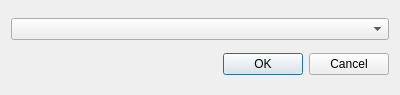
<?xml version="1.0" encoding="UTF-8"?>
<ui version="4.0">
 <class>qvtLanguageDialog</class>
 <widget class="QDialog" name="qvtLanguageDialog">
  <property name="geometry">
   <rect>
    <x>0</x>
    <y>0</y>
    <width>400</width>
    <height>95</height>
   </rect>
  </property>
  <property name="windowTitle">
   <string>Language</string>
  </property>
  <layout class="QVBoxLayout" name="verticalLayout">
   <item>
    <widget class="QComboBox" name="languageComboBox"/>
   </item>
   <item>
    <widget class="QDialogButtonBox" name="languageButtonBox">
     <property name="orientation">
      <enum>Qt::Horizontal</enum>
     </property>
     <property name="standardButtons">
      <set>QDialogButtonBox::Cancel|QDialogButtonBox::Ok</set>
     </property>
    </widget>
   </item>
  </layout>
 </widget>
 <resources/>
 <connections>
  <connection>
   <sender>languageButtonBox</sender>
   <signal>accepted()</signal>
   <receiver>qvtLanguageDialog</receiver>
   <slot>accept()</slot>
   <hints>
    <hint type="sourcelabel">
     <x>248</x>
     <y>254</y>
    </hint>
    <hint type="destinationlabel">
     <x>157</x>
     <y>274</y>
    </hint>
   </hints>
  </connection>
  <connection>
   <sender>languageButtonBox</sender>
   <signal>rejected()</signal>
   <receiver>qvtLanguageDialog</receiver>
   <slot>reject()</slot>
   <hints>
    <hint type="sourcelabel">
     <x>316</x>
     <y>260</y>
    </hint>
    <hint type="destinationlabel">
     <x>286</x>
     <y>274</y>
    </hint>
   </hints>
  </connection>
 </connections>
</ui>
